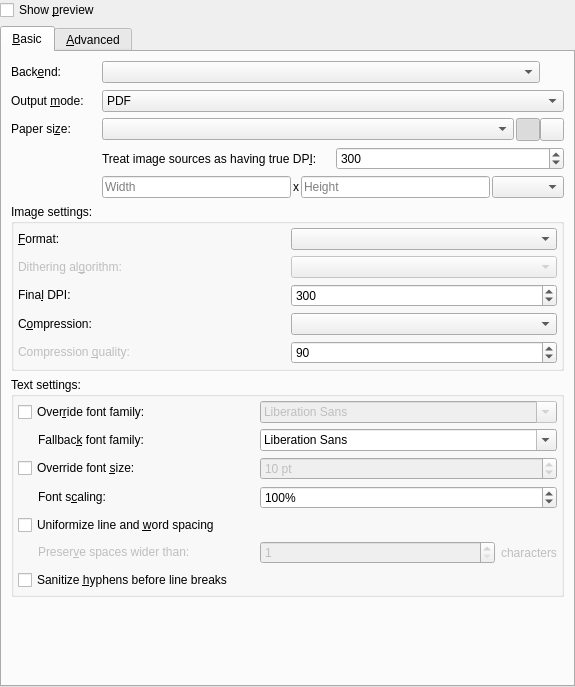
<?xml version="1.0" encoding="UTF-8"?>
<ui version="4.0">
 <class>PdfExportWidget</class>
 <widget class="QWidget" name="PdfExportWidget">
  <property name="geometry">
   <rect>
    <x>0</x>
    <y>0</y>
    <width>575</width>
    <height>687</height>
   </rect>
  </property>
  <layout class="QVBoxLayout" name="verticalLayout">
   <property name="leftMargin">
    <number>0</number>
   </property>
   <property name="topMargin">
    <number>0</number>
   </property>
   <property name="rightMargin">
    <number>0</number>
   </property>
   <property name="bottomMargin">
    <number>0</number>
   </property>
   <item>
    <widget class="QCheckBox" name="checkBoxPreview">
     <property name="text">
      <string>Show &amp;preview</string>
     </property>
    </widget>
   </item>
   <item>
    <widget class="QTabWidget" name="tabWidget">
     <property name="currentIndex">
      <number>0</number>
     </property>
     <widget class="QWidget" name="tabBasic">
      <attribute name="title">
       <string>&amp;Basic</string>
      </attribute>
      <layout class="QGridLayout" name="gridLayout_6">
       <item row="0" column="3">
        <widget class="QWidget" name="widgetBackend" native="true">
         <layout class="QHBoxLayout" name="horizontalLayout_3">
          <property name="spacing">
           <number>0</number>
          </property>
          <property name="leftMargin">
           <number>0</number>
          </property>
          <property name="topMargin">
           <number>0</number>
          </property>
          <property name="rightMargin">
           <number>0</number>
          </property>
          <property name="bottomMargin">
           <number>0</number>
          </property>
          <item>
           <widget class="QComboBox" name="comboBoxBackend"/>
          </item>
          <item>
           <widget class="QToolButton" name="toolButtonBackendHint">
            <property name="focusPolicy">
             <enum>Qt::NoFocus</enum>
            </property>
            <property name="accessibleName">
             <string notr="true"> !Skip</string>
            </property>
            <property name="icon">
             <iconset theme="help-hint">
              <normaloff>../../../../.designer/backup</normaloff>../../../../.designer/backup</iconset>
            </property>
            <property name="checkable">
             <bool>false</bool>
            </property>
            <property name="autoRaise">
             <bool>true</bool>
            </property>
           </widget>
          </item>
         </layout>
        </widget>
       </item>
       <item row="13" column="0">
        <spacer name="verticalSpacer_3">
         <property name="orientation">
          <enum>Qt::Vertical</enum>
         </property>
         <property name="sizeHint" stdset="0">
          <size>
           <width>20</width>
           <height>40</height>
          </size>
         </property>
        </spacer>
       </item>
       <item row="0" column="0">
        <widget class="QLabel" name="labelBackend">
         <property name="focusPolicy">
          <enum>Qt::TabFocus</enum>
         </property>
         <property name="accessibleDescription">
          <string extracomment="This tab uses all 26 English letters for shortcuts!/"/>
         </property>
         <property name="text">
          <string>Back&amp;end:</string>
         </property>
         <property name="buddy">
          <cstring>comboBoxBackend</cstring>
         </property>
        </widget>
       </item>
       <item row="1" column="3">
        <widget class="QComboBox" name="comboBoxOutputMode">
         <item>
          <property name="text">
           <string>PDF</string>
          </property>
         </item>
         <item>
          <property name="text">
           <string>PDF with invisible text overlay</string>
          </property>
         </item>
        </widget>
       </item>
       <item row="1" column="0">
        <widget class="QLabel" name="labelOutputMode">
         <property name="focusPolicy">
          <enum>Qt::TabFocus</enum>
         </property>
         <property name="text">
          <string>Output &amp;mode:</string>
         </property>
         <property name="buddy">
          <cstring>comboBoxOutputMode</cstring>
         </property>
        </widget>
       </item>
       <item row="3" column="0">
        <widget class="QLabel" name="labelPaperSize">
         <property name="focusPolicy">
          <enum>Qt::TabFocus</enum>
         </property>
         <property name="text">
          <string>Paper si&amp;ze:</string>
         </property>
         <property name="buddy">
          <cstring>comboBoxPaperSize</cstring>
         </property>
        </widget>
       </item>
       <item row="3" column="3">
        <widget class="QWidget" name="widgetPaperSize_2" native="true">
         <layout class="QHBoxLayout" name="horizontalLayout_4">
          <property name="spacing">
           <number>0</number>
          </property>
          <property name="leftMargin">
           <number>0</number>
          </property>
          <property name="topMargin">
           <number>0</number>
          </property>
          <property name="rightMargin">
           <number>0</number>
          </property>
          <property name="bottomMargin">
           <number>0</number>
          </property>
          <item>
           <widget class="QComboBox" name="comboBoxPaperSize">
            <property name="sizePolicy">
             <sizepolicy hsizetype="Expanding" vsizetype="Fixed">
              <horstretch>0</horstretch>
              <verstretch>0</verstretch>
             </sizepolicy>
            </property>
           </widget>
          </item>
          <item>
           <widget class="QWidget" name="widgetPaperOrientation" native="true">
            <property name="sizePolicy">
             <sizepolicy hsizetype="Maximum" vsizetype="Preferred">
              <horstretch>0</horstretch>
              <verstretch>0</verstretch>
             </sizepolicy>
            </property>
            <layout class="QHBoxLayout" name="horizontalLayout_2">
             <property name="spacing">
              <number>0</number>
             </property>
             <property name="leftMargin">
              <number>2</number>
             </property>
             <property name="topMargin">
              <number>0</number>
             </property>
             <property name="rightMargin">
              <number>0</number>
             </property>
             <property name="bottomMargin">
              <number>0</number>
             </property>
             <item>
              <widget class="QToolButton" name="toolButtonPortrait">
               <property name="toolTip">
                <string>Portrait</string>
               </property>
               <property name="accessibleName">
                <string>Portrai&amp;t</string>
               </property>
               <property name="icon">
                <iconset resource="gimagereader.qrc">
                 <normaloff>:/icons/portrait</normaloff>:/icons/portrait</iconset>
               </property>
               <property name="checkable">
                <bool>true</bool>
               </property>
               <property name="checked">
                <bool>true</bool>
               </property>
               <property name="autoExclusive">
                <bool>true</bool>
               </property>
              </widget>
             </item>
             <item>
              <widget class="QToolButton" name="toolButtonLandscape">
               <property name="toolTip">
                <string>Landscape</string>
               </property>
               <property name="accessibleName">
                <string>Lan&amp;dscape</string>
               </property>
               <property name="icon">
                <iconset resource="gimagereader.qrc">
                 <normaloff>:/icons/landscape</normaloff>:/icons/landscape</iconset>
               </property>
               <property name="checkable">
                <bool>true</bool>
               </property>
               <property name="autoExclusive">
                <bool>true</bool>
               </property>
              </widget>
             </item>
            </layout>
           </widget>
          </item>
         </layout>
        </widget>
       </item>
       <item row="12" column="0" colspan="4">
        <widget class="QGroupBox" name="groupBoxText">
         <property name="title">
          <string>Text settings:</string>
         </property>
         <layout class="QGridLayout" name="gridLayout_3">
          <property name="leftMargin">
           <number>4</number>
          </property>
          <property name="topMargin">
           <number>4</number>
          </property>
          <property name="rightMargin">
           <number>4</number>
          </property>
          <property name="bottomMargin">
           <number>4</number>
          </property>
          <item row="2" column="0">
           <widget class="QCheckBox" name="checkBoxFontSize">
            <property name="text">
             <string>Override font &amp;size:</string>
            </property>
           </widget>
          </item>
          <item row="0" column="0">
           <widget class="QCheckBox" name="checkBoxFontFamily">
            <property name="text">
             <string>Over&amp;ride font family:</string>
            </property>
           </widget>
          </item>
          <item row="0" column="1" colspan="2">
           <widget class="QFontComboBox" name="comboBoxFontFamily">
            <property name="enabled">
             <bool>false</bool>
            </property>
            <property name="accessibleName">
             <string>Font &amp;name</string>
            </property>
           </widget>
          </item>
          <item row="5" column="0">
           <widget class="QLabel" name="labelPreserve">
            <property name="enabled">
             <bool>false</bool>
            </property>
            <property name="focusPolicy">
             <enum>Qt::TabFocus</enum>
            </property>
            <property name="text">
             <string>Preser&amp;ve spaces wider than:</string>
            </property>
            <property name="margin">
             <number>0</number>
            </property>
            <property name="indent">
             <number>20</number>
            </property>
            <property name="buddy">
             <cstring>spinBoxPreserve</cstring>
            </property>
           </widget>
          </item>
          <item row="3" column="0">
           <widget class="QLabel" name="labelFontScaling">
            <property name="enabled">
             <bool>true</bool>
            </property>
            <property name="focusPolicy">
             <enum>Qt::TabFocus</enum>
            </property>
            <property name="text">
             <string>Font s&amp;caling:</string>
            </property>
            <property name="indent">
             <number>20</number>
            </property>
            <property name="buddy">
             <cstring>spinFontScaling</cstring>
            </property>
           </widget>
          </item>
          <item row="5" column="1">
           <widget class="QSpinBox" name="spinBoxPreserve">
            <property name="enabled">
             <bool>false</bool>
            </property>
            <property name="sizePolicy">
             <sizepolicy hsizetype="Preferred" vsizetype="Fixed">
              <horstretch>0</horstretch>
              <verstretch>0</verstretch>
             </sizepolicy>
            </property>
            <property name="minimum">
             <number>1</number>
            </property>
           </widget>
          </item>
          <item row="5" column="2">
           <widget class="QLabel" name="labelPreserveCharacters">
            <property name="enabled">
             <bool>false</bool>
            </property>
            <property name="sizePolicy">
             <sizepolicy hsizetype="Maximum" vsizetype="Preferred">
              <horstretch>0</horstretch>
              <verstretch>0</verstretch>
             </sizepolicy>
            </property>
            <property name="text">
             <string>characters</string>
            </property>
           </widget>
          </item>
          <item row="3" column="1" colspan="2">
           <widget class="QSpinBox" name="spinFontScaling">
            <property name="enabled">
             <bool>true</bool>
            </property>
            <property name="sizePolicy">
             <sizepolicy hsizetype="Preferred" vsizetype="Fixed">
              <horstretch>0</horstretch>
              <verstretch>0</verstretch>
             </sizepolicy>
            </property>
            <property name="suffix">
             <string notr="true">%</string>
            </property>
            <property name="minimum">
             <number>50</number>
            </property>
            <property name="maximum">
             <number>200</number>
            </property>
            <property name="value">
             <number>100</number>
            </property>
           </widget>
          </item>
          <item row="4" column="0" colspan="3">
           <widget class="QCheckBox" name="checkBoxUniformizeSpacing">
            <property name="text">
             <string>Uniformize line and &amp;word spacing</string>
            </property>
           </widget>
          </item>
          <item row="2" column="1" colspan="2">
           <widget class="QSpinBox" name="spinBoxFontSize">
            <property name="enabled">
             <bool>false</bool>
            </property>
            <property name="accessibleName">
             <string>Point Size [&amp;j]</string>
            </property>
            <property name="suffix">
             <string> pt</string>
            </property>
            <property name="minimum">
             <number>1</number>
            </property>
            <property name="value">
             <number>10</number>
            </property>
           </widget>
          </item>
          <item row="1" column="0">
           <widget class="QLabel" name="labelFallbackFontFamily">
            <property name="focusPolicy">
             <enum>Qt::TabFocus</enum>
            </property>
            <property name="text">
             <string>Fallbac&amp;k font family:</string>
            </property>
            <property name="indent">
             <number>20</number>
            </property>
            <property name="buddy">
             <cstring>comboBoxFallbackFontFamily</cstring>
            </property>
           </widget>
          </item>
          <item row="1" column="1" colspan="2">
           <widget class="QFontComboBox" name="comboBoxFallbackFontFamily"/>
          </item>
          <item row="6" column="0" colspan="3">
           <widget class="QCheckBox" name="checkBoxSanitizeHyphens">
            <property name="text">
             <string>Sanitize &amp;hyphens before line breaks</string>
            </property>
           </widget>
          </item>
         </layout>
        </widget>
       </item>
       <item row="6" column="3">
        <widget class="QWidget" name="widgetPaperSizeDpi" native="true">
         <layout class="QHBoxLayout" name="horizontalLayout_5">
          <property name="spacing">
           <number>6</number>
          </property>
          <property name="leftMargin">
           <number>0</number>
          </property>
          <property name="topMargin">
           <number>0</number>
          </property>
          <property name="rightMargin">
           <number>0</number>
          </property>
          <property name="bottomMargin">
           <number>0</number>
          </property>
          <item>
           <widget class="QLabel" name="labelPaperSizeDpi">
            <property name="text">
             <string>Treat image sources as having true DP&amp;I:</string>
            </property>
            <property name="buddy">
             <cstring>spinBoxPaperSizeDpi</cstring>
            </property>
           </widget>
          </item>
          <item>
           <widget class="QSpinBox" name="spinBoxPaperSizeDpi">
            <property name="minimum">
             <number>50</number>
            </property>
            <property name="maximum">
             <number>1200</number>
            </property>
            <property name="singleStep">
             <number>10</number>
            </property>
            <property name="value">
             <number>300</number>
            </property>
           </widget>
          </item>
         </layout>
        </widget>
       </item>
       <item row="10" column="3">
        <widget class="QWidget" name="widgetPaperSize" native="true">
         <layout class="QHBoxLayout" name="horizontalLayout">
          <property name="spacing">
           <number>2</number>
          </property>
          <property name="leftMargin">
           <number>0</number>
          </property>
          <property name="topMargin">
           <number>0</number>
          </property>
          <property name="rightMargin">
           <number>0</number>
          </property>
          <property name="bottomMargin">
           <number>0</number>
          </property>
          <item>
           <widget class="QLineEdit" name="lineEditPaperHeight">
            <property name="accessibleName">
             <string>Width [&amp;x]</string>
            </property>
            <property name="placeholderText">
             <string comment="dis" extracomment="com">Width</string>
            </property>
           </widget>
          </item>
          <item>
           <widget class="QLabel" name="labelX">
            <property name="text">
             <string notr="true">x</string>
            </property>
           </widget>
          </item>
          <item>
           <widget class="QLineEdit" name="lineEditPaperWidth">
            <property name="accessibleName">
             <string>Height [&amp;y]</string>
            </property>
            <property name="placeholderText">
             <string>Height</string>
            </property>
           </widget>
          </item>
          <item>
           <widget class="QComboBox" name="comboBoxPaperSizeUnit">
            <property name="accessibleName">
             <string>&amp;Unit</string>
            </property>
           </widget>
          </item>
         </layout>
        </widget>
       </item>
       <item row="11" column="0" colspan="4">
        <widget class="QGroupBox" name="groupBoxImage">
         <property name="title">
          <string>Image settings:</string>
         </property>
         <property name="flat">
          <bool>false</bool>
         </property>
         <layout class="QGridLayout" name="gridLayout_2">
          <property name="leftMargin">
           <number>4</number>
          </property>
          <property name="topMargin">
           <number>4</number>
          </property>
          <property name="rightMargin">
           <number>4</number>
          </property>
          <property name="bottomMargin">
           <number>4</number>
          </property>
          <item row="2" column="1">
           <widget class="QSpinBox" name="spinBoxDpi">
            <property name="minimum">
             <number>50</number>
            </property>
            <property name="maximum">
             <number>1200</number>
            </property>
            <property name="singleStep">
             <number>10</number>
            </property>
            <property name="value">
             <number>300</number>
            </property>
           </widget>
          </item>
          <item row="4" column="0">
           <widget class="QLabel" name="labelCompressionQuality">
            <property name="enabled">
             <bool>false</bool>
            </property>
            <property name="focusPolicy">
             <enum>Qt::TabFocus</enum>
            </property>
            <property name="text">
             <string>Compression &amp;quality:</string>
            </property>
            <property name="buddy">
             <cstring>spinBoxCompressionQuality</cstring>
            </property>
           </widget>
          </item>
          <item row="2" column="0">
           <widget class="QLabel" name="labelDpi">
            <property name="focusPolicy">
             <enum>Qt::TabFocus</enum>
            </property>
            <property name="text">
             <string>Fina&amp;l DPI:</string>
            </property>
            <property name="buddy">
             <cstring>spinBoxDpi</cstring>
            </property>
           </widget>
          </item>
          <item row="0" column="1">
           <widget class="QComboBox" name="comboBoxImageFormat"/>
          </item>
          <item row="4" column="1">
           <widget class="QSpinBox" name="spinBoxCompressionQuality">
            <property name="maximum">
             <number>100</number>
            </property>
            <property name="value">
             <number>90</number>
            </property>
           </widget>
          </item>
          <item row="3" column="1">
           <widget class="QComboBox" name="comboBoxImageCompression"/>
          </item>
          <item row="0" column="0">
           <widget class="QLabel" name="labelImageFormat">
            <property name="focusPolicy">
             <enum>Qt::TabFocus</enum>
            </property>
            <property name="text">
             <string>&amp;Format:</string>
            </property>
            <property name="buddy">
             <cstring>comboBoxImageFormat</cstring>
            </property>
           </widget>
          </item>
          <item row="3" column="0">
           <widget class="QLabel" name="labelImageCompression">
            <property name="focusPolicy">
             <enum>Qt::TabFocus</enum>
            </property>
            <property name="text">
             <string>C&amp;ompression:</string>
            </property>
            <property name="buddy">
             <cstring>comboBoxImageCompression</cstring>
            </property>
           </widget>
          </item>
          <item row="1" column="0">
           <widget class="QLabel" name="labelDithering">
            <property name="enabled">
             <bool>false</bool>
            </property>
            <property name="focusPolicy">
             <enum>Qt::TabFocus</enum>
            </property>
            <property name="text">
             <string>Dithering al&amp;gorithm:</string>
            </property>
            <property name="buddy">
             <cstring>comboBoxDithering</cstring>
            </property>
           </widget>
          </item>
          <item row="1" column="1">
           <widget class="QComboBox" name="comboBoxDithering">
            <property name="enabled">
             <bool>false</bool>
            </property>
           </widget>
          </item>
         </layout>
        </widget>
       </item>
      </layout>
     </widget>
     <widget class="QWidget" name="tabAdvanced">
      <attribute name="title">
       <string>&amp;Advanced</string>
      </attribute>
      <layout class="QGridLayout" name="gridLayout_7">
       <item row="0" column="0">
        <widget class="QLabel" name="labelPdfVersion">
         <property name="text">
          <string>PDF &amp;version:</string>
         </property>
         <property name="buddy">
          <cstring>comboBoxPdfVersion</cstring>
         </property>
        </widget>
       </item>
       <item row="0" column="1">
        <widget class="QComboBox" name="comboBoxPdfVersion"/>
       </item>
       <item row="2" column="0" colspan="2">
        <widget class="QGroupBox" name="groupBoxEncryption">
         <property name="title">
          <string>Encryption (optional):</string>
         </property>
         <layout class="QGridLayout" name="gridLayout_5">
          <item row="0" column="0">
           <widget class="QLabel" name="labelPasswordOpen">
            <property name="text">
             <string>Pass&amp;word:</string>
            </property>
            <property name="buddy">
             <cstring>lineEditPasswordOpen</cstring>
            </property>
           </widget>
          </item>
          <item row="0" column="1">
           <widget class="QLineEdit" name="lineEditPasswordOpen">
            <property name="sizePolicy">
             <sizepolicy hsizetype="Preferred" vsizetype="Fixed">
              <horstretch>0</horstretch>
              <verstretch>0</verstretch>
             </sizepolicy>
            </property>
            <property name="echoMode">
             <enum>QLineEdit::Password</enum>
            </property>
            <property name="dragEnabled">
             <bool>true</bool>
            </property>
           </widget>
          </item>
          <item row="1" column="0">
           <widget class="QLabel" name="labelConfirmPasswordOpen">
            <property name="text">
             <string>Confirm passw&amp;ord:</string>
            </property>
            <property name="buddy">
             <cstring>lineEditConfirmPasswordOpen</cstring>
            </property>
           </widget>
          </item>
          <item row="1" column="1">
           <widget class="QLineEdit" name="lineEditConfirmPasswordOpen">
            <property name="sizePolicy">
             <sizepolicy hsizetype="Preferred" vsizetype="Fixed">
              <horstretch>0</horstretch>
              <verstretch>0</verstretch>
             </sizepolicy>
            </property>
            <property name="echoMode">
             <enum>QLineEdit::Password</enum>
            </property>
            <property name="dragEnabled">
             <bool>true</bool>
            </property>
           </widget>
          </item>
         </layout>
        </widget>
       </item>
       <item row="3" column="0" colspan="2">
        <widget class="QGroupBox" name="groupBoxAdditionaInfo">
         <property name="baseSize">
          <size>
           <width>0</width>
           <height>0</height>
          </size>
         </property>
         <property name="title">
          <string>Additional information (optional):</string>
         </property>
         <layout class="QGridLayout" name="gridLayout_4">
          <item row="0" column="0">
           <widget class="QLabel" name="labelAuthor">
            <property name="text">
             <string>A&amp;uthor:</string>
            </property>
            <property name="buddy">
             <cstring>lineEditAuthor</cstring>
            </property>
           </widget>
          </item>
          <item row="0" column="1">
           <widget class="QLineEdit" name="lineEditAuthor"/>
          </item>
          <item row="0" column="2">
           <widget class="QLabel" name="labelCreator">
            <property name="text">
             <string>Cr&amp;eator:</string>
            </property>
            <property name="buddy">
             <cstring>lineEditCreator</cstring>
            </property>
           </widget>
          </item>
          <item row="0" column="3">
           <widget class="QLineEdit" name="lineEditCreator"/>
          </item>
          <item row="1" column="0">
           <widget class="QLabel" name="labelTitle">
            <property name="text">
             <string>&amp;Title:</string>
            </property>
            <property name="buddy">
             <cstring>lineEditTitle</cstring>
            </property>
           </widget>
          </item>
          <item row="1" column="1">
           <widget class="QLineEdit" name="lineEditTitle"/>
          </item>
          <item row="1" column="2">
           <widget class="QLabel" name="labelProducer">
            <property name="text">
             <string>&amp;Producer:</string>
            </property>
            <property name="buddy">
             <cstring>lineEditProducer</cstring>
            </property>
           </widget>
          </item>
          <item row="1" column="3">
           <widget class="QLineEdit" name="lineEditProducer"/>
          </item>
          <item row="2" column="0">
           <widget class="QLabel" name="labelSubject">
            <property name="text">
             <string>&amp;Subject:</string>
            </property>
            <property name="buddy">
             <cstring>lineEditSubject</cstring>
            </property>
           </widget>
          </item>
          <item row="2" column="1">
           <widget class="QLineEdit" name="lineEditSubject"/>
          </item>
          <item row="2" column="2">
           <widget class="QLabel" name="labelKeywords">
            <property name="text">
             <string>&amp;Keywords:</string>
            </property>
            <property name="buddy">
             <cstring>lineEditKeywords</cstring>
            </property>
           </widget>
          </item>
          <item row="2" column="3">
           <widget class="QLineEdit" name="lineEditKeywords"/>
          </item>
         </layout>
        </widget>
       </item>
       <item row="5" column="0" colspan="2">
        <widget class="QPushButton" name="pushButtonImport">
         <property name="text">
          <string>&amp;Import from current source</string>
         </property>
        </widget>
       </item>
       <item row="6" column="0" colspan="2">
        <spacer name="verticalSpacer_2">
         <property name="orientation">
          <enum>Qt::Vertical</enum>
         </property>
         <property name="sizeHint" stdset="0">
          <size>
           <width>20</width>
           <height>40</height>
          </size>
         </property>
        </spacer>
       </item>
      </layout>
     </widget>
    </widget>
   </item>
  </layout>
 </widget>
 <tabstops>
  <tabstop>checkBoxPreview</tabstop>
  <tabstop>tabWidget</tabstop>
  <tabstop>labelBackend</tabstop>
  <tabstop>comboBoxBackend</tabstop>
  <tabstop>labelOutputMode</tabstop>
  <tabstop>comboBoxOutputMode</tabstop>
  <tabstop>labelPaperSize</tabstop>
  <tabstop>comboBoxPaperSize</tabstop>
  <tabstop>toolButtonPortrait</tabstop>
  <tabstop>toolButtonLandscape</tabstop>
  <tabstop>spinBoxPaperSizeDpi</tabstop>
  <tabstop>lineEditPaperHeight</tabstop>
  <tabstop>lineEditPaperWidth</tabstop>
  <tabstop>comboBoxPaperSizeUnit</tabstop>
  <tabstop>labelImageFormat</tabstop>
  <tabstop>comboBoxImageFormat</tabstop>
  <tabstop>labelDithering</tabstop>
  <tabstop>comboBoxDithering</tabstop>
  <tabstop>labelDpi</tabstop>
  <tabstop>spinBoxDpi</tabstop>
  <tabstop>labelImageCompression</tabstop>
  <tabstop>comboBoxImageCompression</tabstop>
  <tabstop>labelCompressionQuality</tabstop>
  <tabstop>spinBoxCompressionQuality</tabstop>
  <tabstop>checkBoxFontFamily</tabstop>
  <tabstop>comboBoxFontFamily</tabstop>
  <tabstop>labelFallbackFontFamily</tabstop>
  <tabstop>comboBoxFallbackFontFamily</tabstop>
  <tabstop>checkBoxFontSize</tabstop>
  <tabstop>spinBoxFontSize</tabstop>
  <tabstop>labelFontScaling</tabstop>
  <tabstop>spinFontScaling</tabstop>
  <tabstop>checkBoxUniformizeSpacing</tabstop>
  <tabstop>labelPreserve</tabstop>
  <tabstop>spinBoxPreserve</tabstop>
  <tabstop>checkBoxSanitizeHyphens</tabstop>
  <tabstop>comboBoxPdfVersion</tabstop>
  <tabstop>lineEditPasswordOpen</tabstop>
  <tabstop>lineEditConfirmPasswordOpen</tabstop>
  <tabstop>lineEditAuthor</tabstop>
  <tabstop>lineEditCreator</tabstop>
  <tabstop>lineEditTitle</tabstop>
  <tabstop>lineEditProducer</tabstop>
  <tabstop>lineEditSubject</tabstop>
  <tabstop>lineEditKeywords</tabstop>
  <tabstop>pushButtonImport</tabstop>
 </tabstops>
 <resources>
  <include location="gimagereader.qrc"/>
 </resources>
 <connections/>
</ui>
